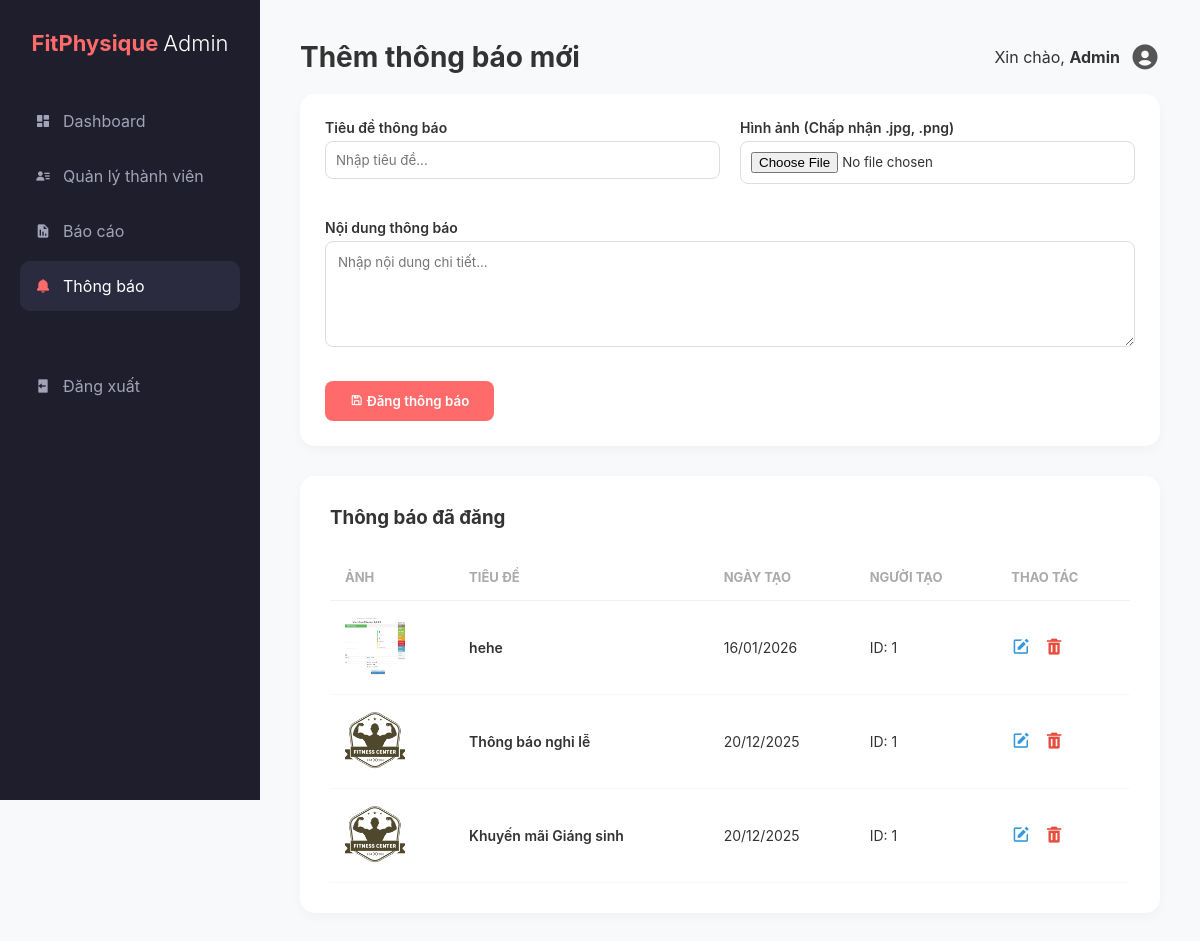
The app's page /QL_Members/admin_thongbao.php with its own data.
### tables this page shows
CREATE TABLE `notifications` (
  `notification_id` int(11) NOT NULL,
  `title` varchar(200) NOT NULL,
  `image` varchar(300) DEFAULT NULL,
  `content` text NOT NULL,
  `created_at` datetime DEFAULT current_timestamp(),
  `created_by` int(11) DEFAULT NULL
);

### QL_Members/admin_thongbao.php (the view, shortened to what this page needs)
<?php
include("../QL_Profile/connectdb.php");
$edit_data = null;
$result = mysqli_query($conn, "SELECT * FROM notifications ORDER BY created_at DESC");
?>
<!DOCTYPE html>
<html lang="vi">
<head>
    <link href='https://unpkg.com/boxicons@2.1.4/css/boxicons.min.css' rel='stylesheet'>
    <link rel="stylesheet" href="admin_dashboard.css">
</head>
<body>
    <div class="sidebar">
        <div class="logo"><h2>FitPhysique<span>Admin</span></h2></div>
        <ul>
            <li><a href="admin_dashboard.php"><i class='bx bxs-dashboard'></i> Dashboard</a></li>
            <li><a href="members.php"><i class='bx bxs-user-detail'></i> Quản lý thành viên</a></li>
            <li><a href="thongke.php"><i class='bx bxs-report'></i> Báo cáo</a></li>
            <li><a href="admin_thongbao.php" class="active"><i class='bx bxs-bell'></i> Thông báo</a></li>
            <li class="logout"><a href="logout1.php"><i class='bx bxs-log-out'></i> Đăng xuất</a></li>
        </ul>
    </div>
    <div class="main-content">
        <div class="header">
            <h1><?php echo $edit_data ? 'Sửa thông báo' : 'Thêm thông báo mới'; ?></h1>
            <div class="user-info"><span>Xin chào, <strong><?= htmlspecialchars($_SESSION['full_name'] ?? 'Admin') ?></strong></span><i class='bx bxs-user-circle'></i></div>
        </div>
        <div class="form-container">
            <form action="admin_thongbao.php" method="POST" enctype="multipart/form-data">
                <div class="form-grid">
                    <div class="form-group">
                        <label>Tiêu đề thông báo</label>
                        <input type="text" name="title" value="<?php echo htmlspecialchars($edit_data['title'] ?? ''); ?>" required placeholder="Nhập tiêu đề...">
                    </div>
                    <div class="form-group">
                        <label>Hình ảnh (Chấp nhận .jpg, .png)</label>
                        <input type="file" name="image" accept=".jpg, .jpeg, .png">
                    </div>
                    <div class="form-group full-width">
                        <label>Nội dung thông báo</label>
                        <textarea name="content" rows="5" required placeholder="Nhập nội dung chi tiết..."><?php echo htmlspecialchars($edit_data['content'] ?? ''); ?></textarea>
                    </div>
                </div>
                <div style="display: flex; gap: 10px;">
                    <button type="submit" name="btn_save" class="btn-submit">
                        <i class='bx bx-save'></i> <?php echo $edit_data ? 'Cập nhật' : 'Đăng thông báo'; ?>
                    </button>
                </div>
            </form>
        </div>
        <div class="recent-transactions">
            <div class="table-header"><h3>Thông báo đã đăng</h3></div>
            <table>
                <thead>
                    <tr>
                        <th>Ảnh</th>
                        <th>Tiêu đề</th>
                        <th>Ngày tạo</th>
                        <th>Người tạo</th>
                        <th>Thao tác</th>
                    </tr>
                </thead>
                <tbody>
                    <?php while($row = mysqli_fetch_assoc($result)): ?>
                    <tr>
                        <td>
                            <?php
                                $img_path = (!empty($row['image']) && $row['image'] != 'NULL') ? $row['image'] : 'banner-3.png';
                            ?>
                            <img src="../assets/<?php echo $img_path; ?>" class="img-preview">
                        </td>
                        <td class="name-col"><?php echo htmlspecialchars($row['title']); ?></td>
                        <td><?php echo date("d/m/Y", strtotime($row['created_at'])); ?></td>
                        <td>ID: <?php echo $row['created_by']; ?></td>
                        <td>
                            <a href="admin_thongbao.php?edit_id=<?php echo $row['notification_id']; ?>" style="color: #3498db; font-size: 1.2rem; margin-right: 10px;"><i class='bx bxs-edit'></i></a>
                            <a href="admin_thongbao.php?delete_id=<?php echo $row['notification_id']; ?>" onclick="return confirm('Xác nhận xóa thông báo này?')" style="color: #e74c3c; font-size: 1.2rem;"><i class='bx bxs-trash'></i></a>
                        </td>
                    </tr>
                    <?php endwhile; ?>
                </tbody>
            </table>
        </div>
    </div>
</body>
</html>

### QL_Members/admin_dashboard.css (style rules this page uses)
* { margin: 0; padding: 0; box-sizing: border-box; font-family: "Inter", "Segoe UI", sans-serif; }
body { display: flex; background: #f8f9fa; color: #333; }
.sidebar { width: 260px; background: #1e1e2d; color: #fff; padding: 30px 20px; position: fixed; height: 100vh; }
.sidebar .logo h2 { color: #ff6b6b; font-size: 22px; margin-bottom: 40px; text-align: center; }
.sidebar .logo span { color: #fff; font-weight: 300; margin-left: 5px; }
.sidebar ul { list-style: none; }
.sidebar ul li a { color: #a2a3b7; text-decoration: none; padding: 15px; display: flex; align-items: center; gap: 12px; border-radius: 10px; transition: 0.3s; margin-bottom: 5px; }
.sidebar ul li a:hover, .sidebar ul li a.active { background: #2b2b40; color: #fff; }
.sidebar ul li a.active i { color: #ff6b6b; }
.logout { margin-top: 50px; color: red; }
.main-content { flex: 1; margin-left: 260px; padding: 40px; }
.header { display: flex; justify-content: space-between; align-items: center; margin-bottom: 30px; }
.header h1 { font-size: 28px; font-weight: 700; }
.user-info { display: flex; align-items: center; gap: 10px; }
.user-info i { font-size: 30px; color: #555; }
.recent-transactions { background: #fff; padding: 30px; border-radius: 15px; box-shadow: 0 4px 12px rgba(0, 0, 0, 0.03); }
.table-header { margin-bottom: 25px; }
table { width: 100%; border-collapse: collapse; }
table th { text-align: left; padding: 15px; color: #aaa; font-size: 13px; text-transform: uppercase; border-bottom: 1px solid #f0f0f0; }
table td { padding: 15px; border-bottom: 1px solid #f8f8f8; font-size: 14px; }
.name-col { font-weight: 600; }
.form-group { margin-bottom: 15px; }
.form-group label { display: block; margin-bottom: 5px; font-weight: 600; font-size: 14px; }
.form-group input, .form-group select { width: 100%; padding: 10px; border: 1px solid #ddd; border-radius: 8px; outline: none; }

### QL_Members/admin_thongbao.php (style rules this page uses)
.form-container { background: #fff; padding: 25px; border-radius: 15px; margin-bottom: 30px; box-shadow: 0 4px 12px rgba(0,0,0,0.03); }
.form-grid { display: grid; grid-template-columns: 1fr 1fr; gap: 20px; }
.full-width { grid-column: span 2; }
textarea { width: 100%; padding: 12px; border: 1px solid #ddd; border-radius: 8px; font-family: inherit; }
.btn-submit { background: #ff6b6b; color: white; border: none; padding: 12px 25px; border-radius: 8px; cursor: pointer; font-weight: 600; margin-top: 15px; }
.img-preview { width: 60px; height: 60px; object-fit: cover; border-radius: 8px; }
.header { display: flex; justify-content: space-between; align-items: center; margin-bottom: 20px; }

### records on screen
notifications: image (picture), title "hehe", created_at "16/01/2026", created_by "1"
notifications: title "Thông báo nghỉ lễ", created_at "20/12/2025", created_by "1"
notifications: title "Khuyến mãi Giáng sinh", created_at "20/12/2025", created_by "1"

### other values on screen
$_SESSION['full_name'] "Admin"
